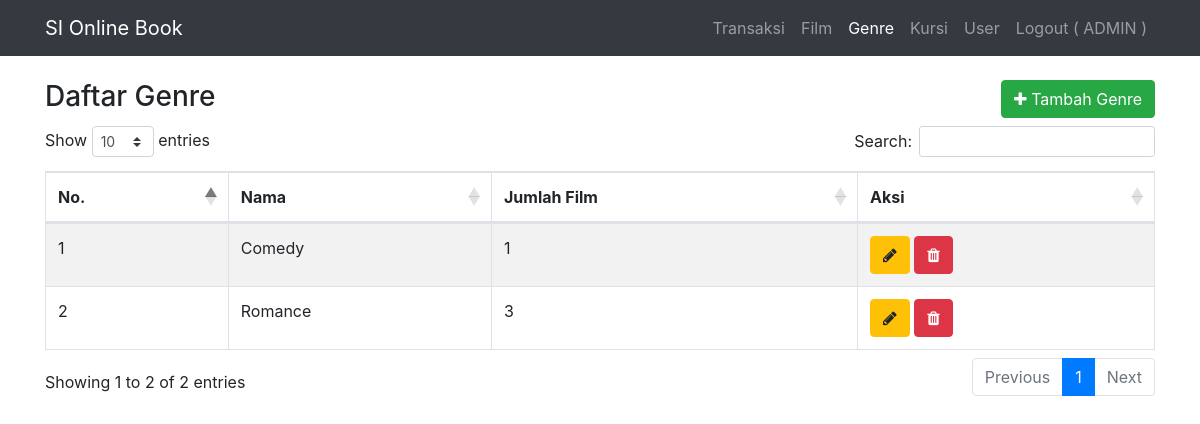
Page /admin/index.php?r=genre (signed in) on the committed database.
### tables this page shows
CREATE TABLE `genre` (
  `id` int(11) NOT NULL,
  `nama` varchar(255) DEFAULT NULL
);

### admin/db.php (called while the page is built, shortened)
<?php
$servername = "localhost";
$database = "booking_ticket";
$username = "root";
$password = "";
$conn = mysqli_connect($servername, $username, $password, $database);
function select($table,$value,$where){
    global $conn;
    $sql = "SELECT $value FROM $table WHERE $where";
    return mysqli_query($conn, $sql);
}

### admin/genre/index.php (the view, shortened to what this page needs)
<div class="container pt-4 mb-4">
    <div class="row">
        <div class="col">
            <h3>Daftar Genre</h3>
        </div>
        <div class="col-auto">
            <a href="index.php?r=genre_form" class="btn btn-success mb-2 pull-right"> <i class="fa fa-plus"></i> Tambah Genre</a>
        </div>
    </div>
    <div class="table-responsive">
        <table id="example" class="table table-striped table-bordered" style="width:100%">
            <thead>
                <tr>
                    <th>No.</th>
                    <th>Nama</th>
                    <th>Jumlah Film</th>
                    <th>Aksi</th>
                </tr>
            </thead>
            <tbody>
                <?php $i = 1;
                foreach (select('genre a left join film b on b.genre_id = a.id', 'a.*,count(b.id) as res', 'true GROUP BY a.id') as $genre) { ?>
                    <tr>
                        <td><?= $i++ ?></td>
                        <td><?= $genre['nama'] ?></td>
                        <td><?= $genre['res'] ?></td>
                        <td>
                            <a href="index.php?r=genre_form&id=<?= $genre['id'] ?>" class="btn btn-warning"><i class="fa fa-pencil"></i></a>
                            <a href="index.php?r=genre&id=<?= $genre['id'] ?>?" class="btn btn-danger"><i class="fa fa-trash"></i></a>
                        </td>
                    </tr>
                <?php } ?>
            </tbody>
        </table>
    </div>
</div>

### rows in the picture
genre: nama "Comedy", res "1"
genre: nama "Romance", res "3"

### other values in the picture
$_SESSION['_name_'] "ADMIN"
